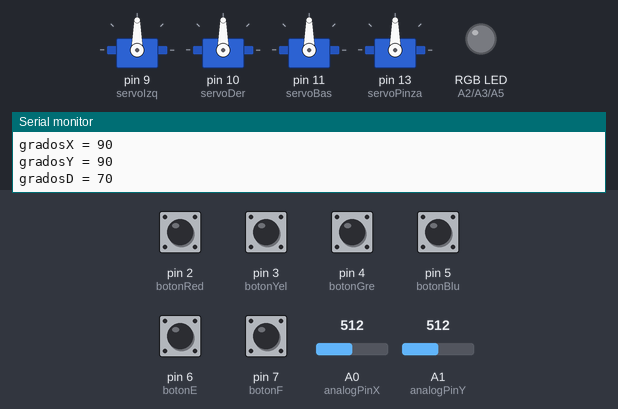
Simulated run of this sketch. Board: Arduino Uno, built with avr-gcc and run on an emulated ATmega328P. Parts: 4 × servo, an RGB LED mixed from three pins (HIGH = lit), the last lines printed to the serial monitor. The test bench sets the inputs (shaded band); at power-on: pin 2 (botonRed), pin 3 (botonYel), pin 4 (botonGre), pin 5 (botonBlu), pin 6 (botonE), pin 7 (botonF) HIGH, A0 (analogPinX) = 512, A1 (analogPinY) = 512.

Above: at 1.3 s.
1.4 s: pin 2 (botonRed) pulled LOW for 0.6 s
At 1.9 s:
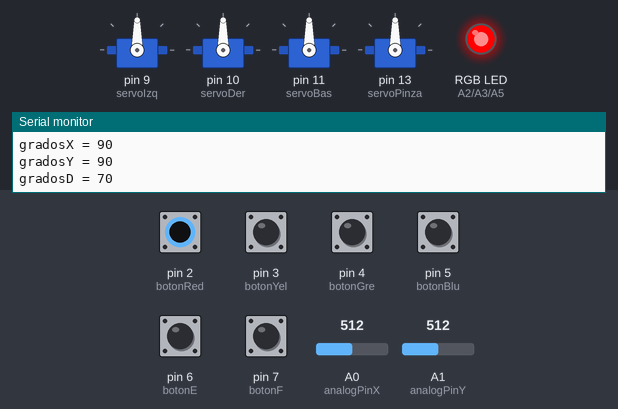
3.5 s: pin 3 (botonYel) pulled LOW for 0.6 s
At 4.8 s:
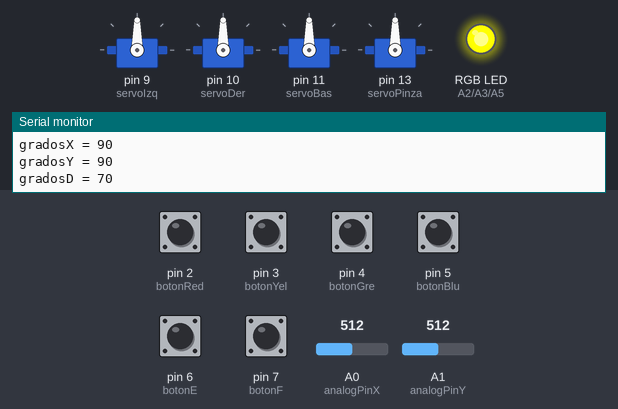
5.6 s: pin 4 (botonGre) pulled LOW for 0.6 s
At 6.6 s:
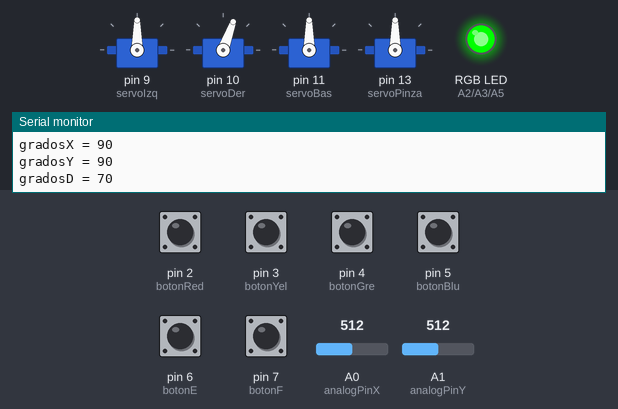
7.7 s: pin 5 (botonBlu) pulled LOW for 0.6 s
At 8.3 s:
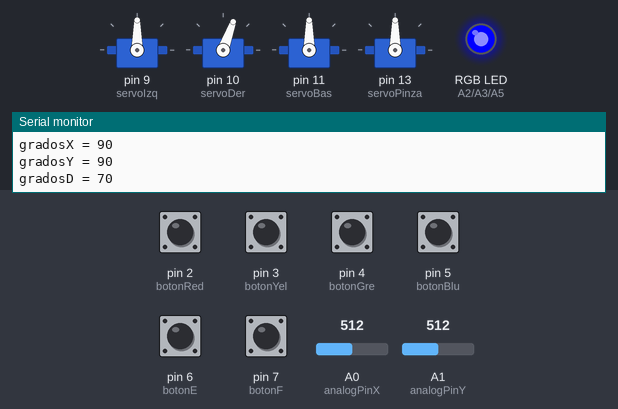
9.8 s: pin 6 (botonE) pulled LOW for 0.6 s
At 11.3 s:
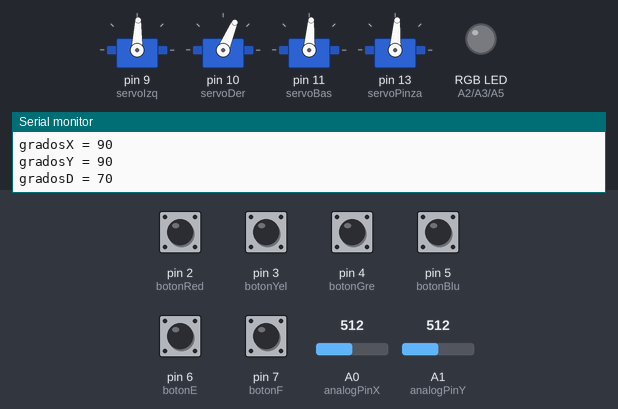
11.9 s: pin 7 (botonF) pulled LOW for 0.6 s
At 13.0 s:
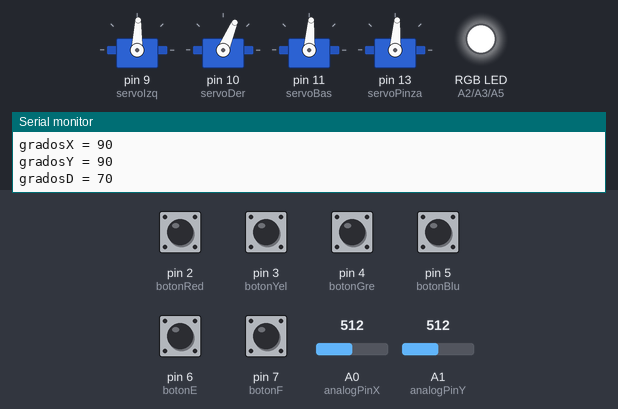
Timing chart, 0 to 14.9 s (numbered marks = the images above; inputs shaded):
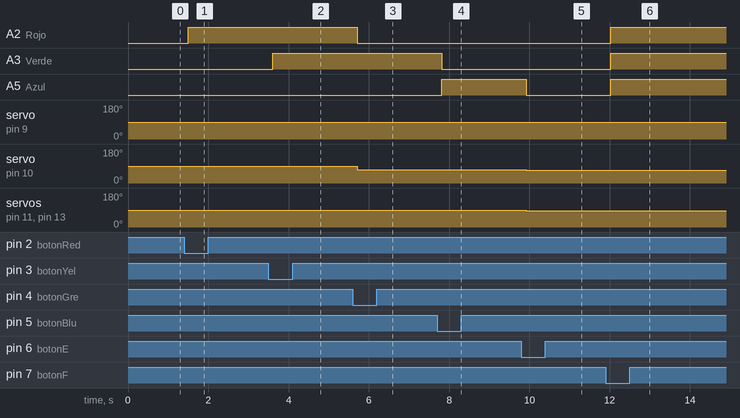

The sketch:

Brazo.ino
```cpp
#include <Servo.h>

const int analogPinX = 0;
const int analogPinY = 1;

const int botonRed = 2;
const int botonYel = 3;
const int botonGre = 4;
const int botonBlu = 5;
const int botonE = 6;
const int botonF = 7;
const int Rojo = A2;
const int Verde = A3;
const int Azul = A5;

const int DELAY = 100;

Servo servoPinza;
Servo servoIzq;
Servo servoDer;
Servo servoBas;

void setup() {

 Serial.begin(9600);

 pinMode(Rojo, OUTPUT);
 pinMode(Verde, OUTPUT);
 pinMode(Azul, OUTPUT);

 pinMode(botonRed, INPUT);
 digitalWrite(botonRed, HIGH);

 pinMode(botonYel, INPUT);
 digitalWrite(botonYel, HIGH);

 pinMode(botonGre, INPUT);
 digitalWrite(botonGre, HIGH);

 pinMode(botonBlu, INPUT);
 digitalWrite(botonBlu, HIGH);

 pinMode(botonE, INPUT);
 digitalWrite(botonE, HIGH);

 pinMode(botonF, INPUT);
 digitalWrite(botonF, HIGH);

 servoIzq.attach(9);
 servoDer.attach(10);
 servoBas.attach(11);
 servoPinza.attach(13);
}
/*Esta función controla el color en el led RGB*/
  void establecerColor(int R, int G, int B) {
  analogWrite(Rojo, R);
  analogWrite(Verde, G);
  analogWrite(Azul, B);
  }

void loop() {

int sensorValueX=analogRead(analogPinX);
int gradosX=(sensorValueX/1023.0)*180;
int gradosD = (sensorValueX/1023.0)*140;
int sensorValueY=analogRead(analogPinY);
int gradosY=(sensorValueY/1023.0)*180;

 /*Con estos condicionales vamos cambiando
 el servo que movemos con el joystick usando los botones
 y además encendemos el led con el color correspondiente al botón
 que hemos pulsado */
 if(digitalRead(botonRed) == LOW) {
   establecerColor(255,0,0);
   servoPinza.write(gradosX);
   Serial.println("Boton A pulsado");

   delay(DELAY);

 }
 else if(digitalRead(botonYel) == LOW) {
   establecerColor(255,128,0);
   servoIzq.write(gradosY);
   Serial.println("Boton B pulsado");

   delay(DELAY);
 }
 else if(digitalRead(botonGre) == LOW) {
   establecerColor(0,255,0);
   servoDer.write(gradosD);
   Serial.println("Boton C pulsado");

   delay(DELAY);
 }
  else if(digitalRead(botonBlu) == LOW) {
   establecerColor(0,0,255);
   servoBas.write(gradosX);
   Serial.println("Boton D pulsado");

   delay(DELAY);
 }
  else if(digitalRead(botonE) == LOW) {
   establecerColor(0,0,0);
   servoPinza.write(86);
   servoDer.write(67);
   servoIzq.write(88);
   servoBas.write(86);
   Serial.println("Boton E pulsado");

   delay(DELAY);
 }
  else if(digitalRead(botonF) == LOW) {
   establecerColor(255,255,255);
   Serial.println("Boton F pulsado");

   delay(DELAY);
 }
 Serial.print("gradosX = ");
 Serial.println(gradosX);
  Serial.print("gradosY = ");
  Serial.println(gradosY);
   Serial.print("gradosD = ");
   Serial.println(gradosD);
   delay(500);
}
```

Measured:
- after the input at 1.4 s, A2 (Rojo): LOW → HIGH after 0.10 s
- after the input at 3.5 s, A3 (Verde): LOW → HIGH after 0.11 s
- after the input at 5.6 s, A2 (Rojo): HIGH → LOW after 0.11 s; servo on pin 10 (servoDer): 90° → 70° after 0.11 s
- after the input at 7.7 s, A3 (Verde): HIGH → LOW after 0.12 s; A5 (Azul): LOW → HIGH after 0.12 s
- after the input at 9.8 s, A5 (Azul): HIGH → LOW after 0.12 s; servo on pin 9 (servoIzq): 90° → 88° after 0.12 s; servo on pin 10 (servoDer): 70° → 67° after 0.12 s; servo on pin 11 (servoBas), servo on pin 13 (servoPinza): 90° → 86° after 0.12 s
- after the input at 11.9 s, A2 (Rojo), A3 (Verde), A5 (Azul): LOW → HIGH after 0.12 s
